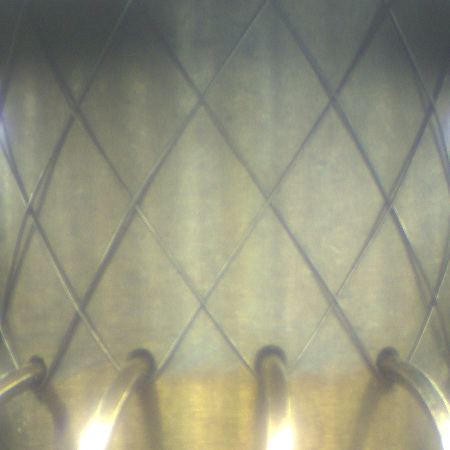
#> input picture Bilder_Labeln/30grad.png, 450 x 450 px
$ jupyter execute vorverarbeitung.ipynb
#> lines starting #> are read from the running program, lines starting #| are printed output that depends on the picture; after the words box and inside, x2 and y2 are one past the last pixel; in counts of white or black regions, pixels touching at a corner belong together
[cell 1]
import tensorflow as tf
import os
import matplotlib.image as mpimg
import cv2
import numpy as np
import matplotlib.pyplot as plt

[cell 2]
# As in https://opencv-python-tutroals.readthedocs.io/en/latest/py_tutorials/py_feature2d/py_features_harris/py_features_harris.html

img = cv2.imread("30grad.png")
#> img is the input picture: shape (450, 450, 3); mean B, G, R 127.1, 148.8, 148.6
gray = cv2.cvtColor(img, cv2.COLOR_BGR2GRAY)

gray = cv2.equalizeHist(gray)

gray = np.float32(gray)
dst = cv2.cornerHarris(gray, 2, 3, 0.04)

dst = cv2.dilate(dst, None)
dst = cv2.erode(dst, None)

img[dst>0.01*dst.max()] = [0,0,255]
#> img: shape (450, 450, 3); 0.32% of pixels changed, all inside (x1, y1, x2, y2) = (0, 109, 450, 433)

#cv2.imshow("dst", img)
#cv2.waitKey()

plt.imshow(img, cmap="gray")

[cell 3]
# SubPixel Accuracy
img = cv2.imread("40grad.png")
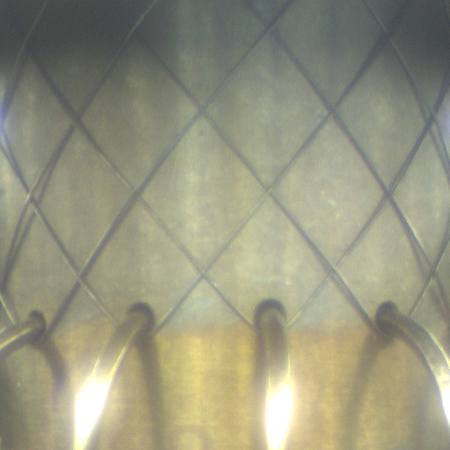
#> input picture Bilder_Labeln/40grad.png, 450 x 450 px
#> img is the input picture: shape (450, 450, 3); mean B, G, R 127.4, 150.2, 151

gray = cv2.cvtColor(img, cv2.COLOR_BGR2GRAY)
gray = cv2.equalizeHist(gray)
clahe = cv2.createCLAHE(clipLimit=2.0, tileGridSize=(8,8))   # clipLimit = 2.0 or less. 1.0 works also fine
cl1 = clahe.apply(gray)

# find Harris corners
gray = np.float32(gray)
dst = cv2.cornerHarris(gray, 5, 3, 0.04)
kernel = np.ones((5, 5), np.uint8)
dst = cv2.morphologyEx(dst, cv2.MORPH_CLOSE, kernel)
dst = cv2.morphologyEx(dst, cv2.MORPH_OPEN, kernel)
ret, dst = cv2.threshold(dst, 0.01*dst.max(), 255, 0)
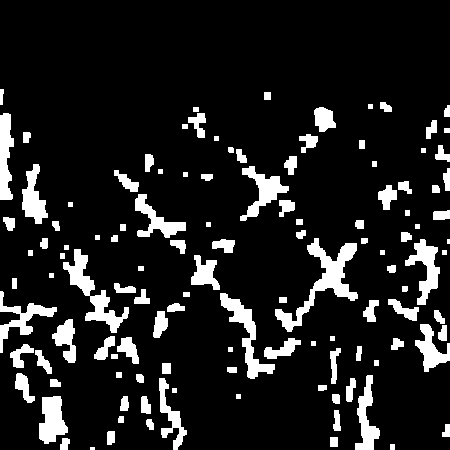
#> dst: shape (450, 450) float32; 12.2% white; 120 white regions (2 under 20 px), largest, box (x1, y1, x2, y2) and area: (275, 238, 358, 332) 1961, (63, 249, 129, 333) 1455, (220, 293, 275, 379) 1222
#> ret = 4620.9
dst = np.uint8(dst)

# find centroids
ret, labels, stats, centroids = cv2.connectedComponentsWithStats(dst)
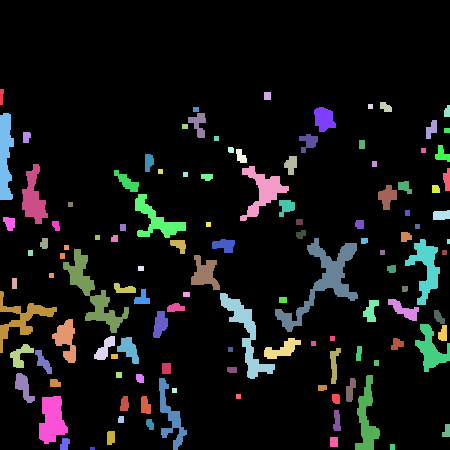
#> labels: shape (450, 450) int32; 121 distinct labels, from 0 to 120; one colour per label, 0 black
#> ret = 121; stats = 121 rows, first 6: [0, 0, 450, 450, 177732], [0, 89, 4, 16, 53], [264, 92, 7, 8, 56], [380, 102, 12, 10, 88], [368, 104, 5, 5, 25], [444, 105, 6, 12, 61]; centroids = 121 pairs, first value 1.19 to 448, second value 95.5 to 448
# define the criteria to stop and refine the corners
criteria = (cv2.TERM_CRITERIA_EPS + cv2.TERM_CRITERIA_MAX_ITER, 10, 0.01)
corners = cv2.cornerSubPix(gray, np.float32(centroids), (5, 5), (-1, -1), criteria)
#> corners = 121 pairs, first value 4.09 to 448.5, second value 91.1 to 447.8

# Now draw them
res = np.hstack((centroids, corners))
#> res = 121 rows, first 6: [225.6, 215.9, 224.3, 214.1], [1.19, 95.98, 4.09, 91.1], [267, 95.5, 263.5, 93.79], [385.3, 106.8, 387, 104.4], [370, 106, 369, 102.2], [446.8, 111.2, 445, 109]
res = np.int0(res)
#> res = 121 rows, first 6: [225, 215, 224, 214], [1, 95, 4, 91], [267, 95, 263, 93], [385, 106, 386, 104], [370, 106, 369, 102], [446, 111, 445, 108]
#img[res[:,1], res[:,0]] = [0, 0, 255]
img[res[:,3], res[:,2]] = [255, 0, 0]
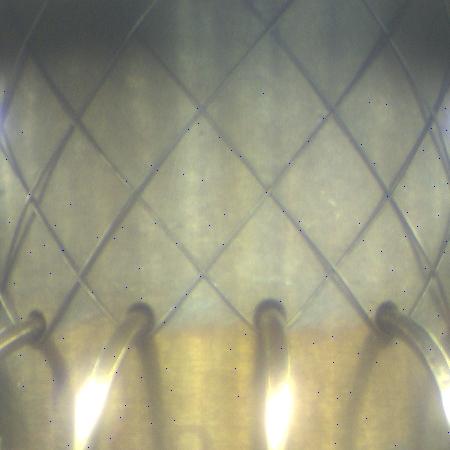
#> img: shape (450, 450, 3); 0.06% of pixels changed, all inside (x1, y1, x2, y2) = (4, 91, 449, 448)

plt.subplot(121), plt.imshow(gray, cmap="gray")
plt.subplot(122), plt.imshow(dst, cmap="gray")
plt
cv2.imwrite("subpixel5.png", img)
#> Out = True

[cell 4]
"""
Canny
"""
"""
img = cv2.imread("30grad.png")


gray = cv2.cvtColor(img, cv2.COLOR_BGR2GRAY)
gray = cv2.equalizeHist(gray)
clahe = cv2.createCLAHE(clipLimit=20.0, tileGridSize=(8,8))   # clipLimit = 2.0 or less. 1.0 works also fine
cl1 = clahe.apply(gray)
cl1 = np.float32(cl1)
dst = cv2.dilate(dst, None)
dst = cv2.erode(dst, None)


edges = cv2.Canny(dst, 100, 200)

plt.subplot(121), plt.imshow(cl1, cmap="gray")
plt.subplot(122), plt.imshow(edges, cmap="gray")"""
print("/")

[cell 5]
"""
Another option
"""
# SubPixel Accuracy

img = cv2.imread("70grad.png")
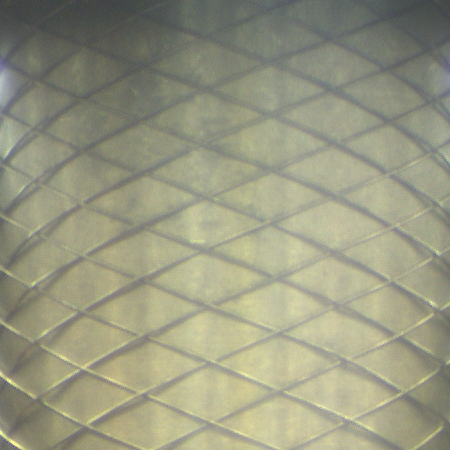
#> input picture Bilder_Labeln/70grad.png, 450 x 450 px
#> img is the input picture: shape (450, 450, 3); mean B, G, R 129.3, 152.5, 152.1
gray = cv2.cvtColor(img, cv2.COLOR_BGR2GRAY)
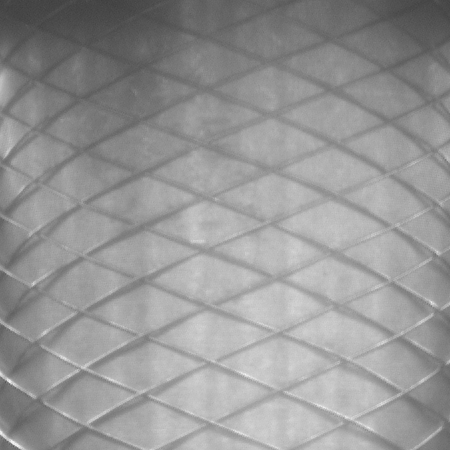
#> gray: shape (450, 450); min 62, max 245, mean 149.7

gray = cv2.equalizeHist(gray)
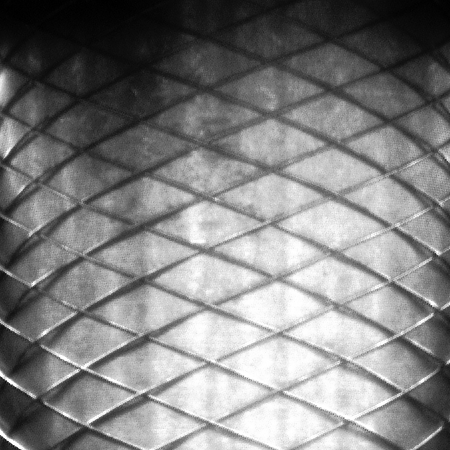
#> gray: shape (450, 450); min 0, max 255, mean 128.7
clahe = cv2.createCLAHE(clipLimit=2.0, tileGridSize=(8,8))   # clipLimit = 2.0 or less. 1.0 works also fine
cl1 = clahe.apply(gray)

# find Harris corners
cl1 = np.float32(cl1)
dst = cv2.cornerHarris(cl1, 2, 3, 0.04)
kernel = np.ones((5, 5), np.uint8)
dst = cv2.morphologyEx(dst, cv2.MORPH_CLOSE, kernel)
dst = cv2.morphologyEx(dst, cv2.MORPH_OPEN, kernel)
ret, dst = cv2.threshold(dst, 0.005*dst.max(), 255, 0)
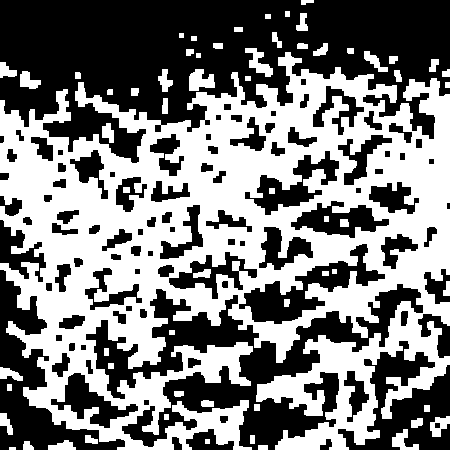
#> dst: shape (450, 450) float32; 49.1% white; 62 white regions, largest, box (x1, y1, x2, y2) and area: (0, 52, 450, 450) 93990, (189, 69, 215, 91) 396, (245, 48, 273, 77) 364
#> ret = 3803.6
dst = np.uint8(dst)

# find centroids
ret, labels, stats, centroids = cv2.connectedComponentsWithStats(dst)
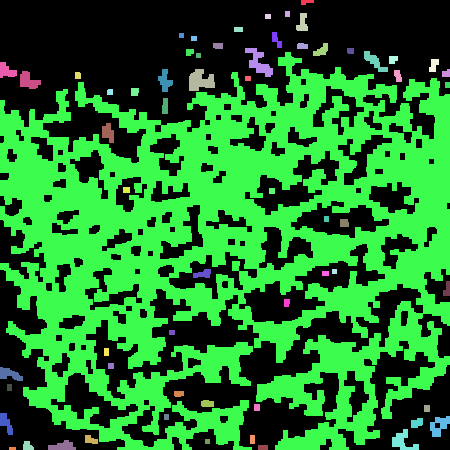
#> labels: shape (450, 450) int32; 63 distinct labels, from 0 to 62; one colour per label, 0 black
#> ret = 63; stats = 63 rows, first 6: [0, 0, 450, 450, 103073], [301, 0, 13, 5, 49], [285, 11, 5, 6, 30], [296, 13, 12, 18, 142], [265, 14, 6, 5, 30], [234, 27, 9, 5, 45]; centroids = 63 pairs, first value 5.71 to 447, second value 1.51 to 448

# define the criteria to stop and refine the corners
criteria = (cv2.TERM_CRITERIA_EPS + cv2.TERM_CRITERIA_MAX_ITER, 100, 0.001)
corners = cv2.cornerSubPix(cl1, np.float32(centroids), (5, 5), (-1, -1), criteria)
#> corners = 63 pairs, first value 5.12 to 449.7, second value 2.46 to 448

# Now draw them
res = np.hstack((centroids, corners))
#> res = 63 rows, first 6: [219.8, 202.9, 219.8, 202.9], [306.2, 1.51, 308.2, 2.46], [287, 13.5, 284.8, 14.66], [302, 22.77, 303.5, 27.63], [267.5, 16, 264.6, 14.77], [238, 29, 238, 29]
res = np.int0(res)
#> res = 63 rows, first 6: [219, 202, 219, 202], [306, 1, 308, 2], [287, 13, 284, 14], [302, 22, 303, 27], [267, 16, 264, 14], [238, 29, 238, 29]
img[res[:,1], res[:,0]] = [0, 0, 255]
#> img: shape (450, 450, 3); 0.03% of pixels changed, all inside (x1, y1, x2, y2) = (5, 1, 448, 449)
img[res[:,3], res[:,2]] = [0, 255, 0]
#> img: shape (450, 450, 3); mean B, G, R 129.2, 152.5, 152.1

plt.subplot(121), plt.imshow(cl1, cmap="gray")
plt.subplot(122), plt.imshow(dst, cmap="gray")

cv2.imwrite("subpixel555.png", img)
#> Out = True

# TODO elimate noise!!

[cell 6]
"""
CLAHE
"""
img = cv2.imread("30grad.png")
gray = cv2.cvtColor(img, cv2.COLOR_BGR2GRAY)
gray = cv2.equalizeHist(gray)
clahe = cv2.createCLAHE(clipLimit=2.0, tileGridSize=(8, 8))
cl1 = clahe.apply(gray)
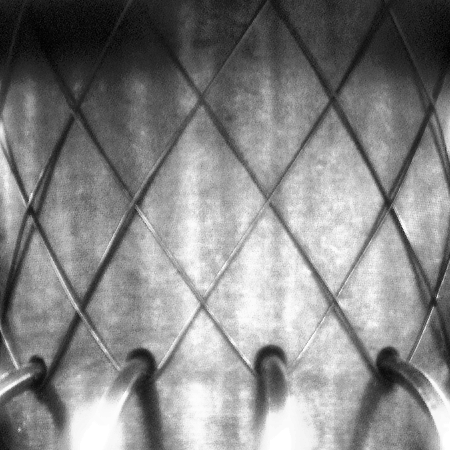
#> cl1: shape (450, 450); min 2, max 255, mean 132.9

plt.subplot(121), plt.imshow(img, cmap="gray")
plt.subplot(122), plt.imshow(cl1, cmap="gray")

cv2.imwrite("clahe.png", cl1)
#> Out = True
#> figure, not shown here; B, G, R data is drawn as R, G, B
